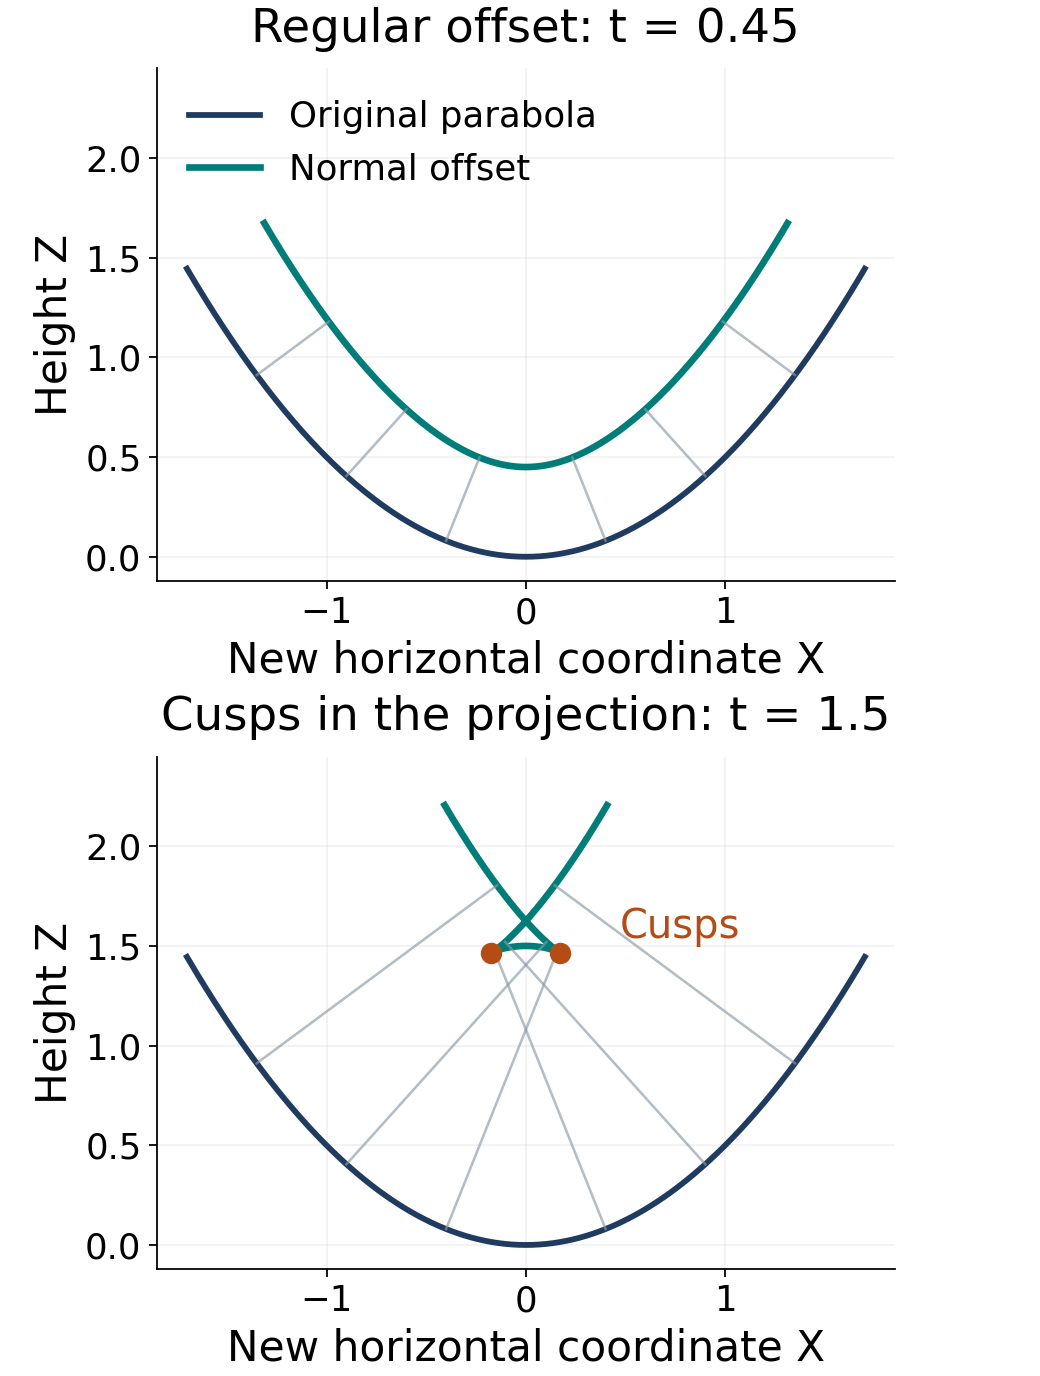

Python code for this plot:
"""Original reproducible illustration for LIE-TG-10, equation (6.5).

CC0. Written by GPT-6.1 Sol (OpenAI), Codex, Ultra, October 2026.
Exact parametric curves are sampled for display; no numerical plot proves a theorem.
Run with Python, NumPy and Matplotlib. Outputs are adjacent to this source.
"""
from pathlib import Path
import struct
import numpy as np
import matplotlib
matplotlib.use('Agg')
import matplotlib.pyplot as plt

out=Path(__file__).resolve().parent
navy,teal,orange='#203b60','#007d78','#b64c15'
plt.rcParams.update({'font.size':18,'axes.titlesize':21,'axes.labelsize':19,
                     'legend.fontsize':16,'xtick.labelsize':16,'ytick.labelsize':16,
                     'font.family':'DejaVu Sans'})
s=np.linspace(-1.7,1.7,1801)
fig,axes=plt.subplots(2,1,figsize=(6.5,8.6),layout='constrained')
for ax,t,title in zip(axes,[0.45,1.5],['Regular offset: t = 0.45','Cusps in the projection: t = 1.5']):
    ax.plot(s,s*s/2,color=navy,lw=2.6,label='Original parabola')
    speed=np.sqrt(1+s*s)
    ax.plot(s-t*s/speed,s*s/2+t/speed,color=teal,lw=3,label='Normal offset')
    for a in [-1.35,-0.9,-0.4,0.4,0.9,1.35]:
        normal=np.array([-a,1])/np.sqrt(1+a*a)
        base=np.array([a,a*a/2])
        ax.plot([base[0],base[0]+t*normal[0]],
                [base[1],base[1]+t*normal[1]],color='#8c98a5',lw=1.15,alpha=.65)
    if t>1:
        a=np.sqrt(t**(2/3)-1)
        for b in [-a,a]:
            speed=np.sqrt(1+b*b)
            ax.scatter([b-t*b/speed],[b*b/2+t/speed],s=75,color=orange,zorder=5)
        ax.text(.47,1.54,'Cusps',color=orange,fontsize=18)
    ax.set_title(title,pad=12)
    ax.set_xlabel('New horizontal coordinate X')
    ax.set_ylabel('Height Z')
    ax.set_xlim(-1.85,1.85);ax.set_ylim(-.12,2.45)
    ax.set_aspect('equal',adjustable='box')
    ax.grid(alpha=.16)
    ax.spines[['right','top']].set_visible(False)
    if t<1: ax.legend(loc='upper left',frameon=False)
png=out/'parallel-curves.png'
fig.savefig(png,dpi=160,metadata={})
fig.savefig(out/'parallel-curves.svg',metadata={'Creator':'Open Mathematics Courses','Date':None})
plt.close(fig)
# Publish no software, path, timestamp or EXIF metadata in the raster asset.
data=png.read_bytes();kept=[data[:8]];pos=8
while pos<len(data):
    size,kind=struct.unpack('>I4s',data[pos:pos+8]);end=pos+12+size
    if kind not in {b'tEXt',b'zTXt',b'iTXt',b'eXIf',b'tIME'}:kept.append(data[pos:end])
    pos=end
png.write_bytes(b''.join(kept))
print('Generated the exact normal-offset illustration.')
